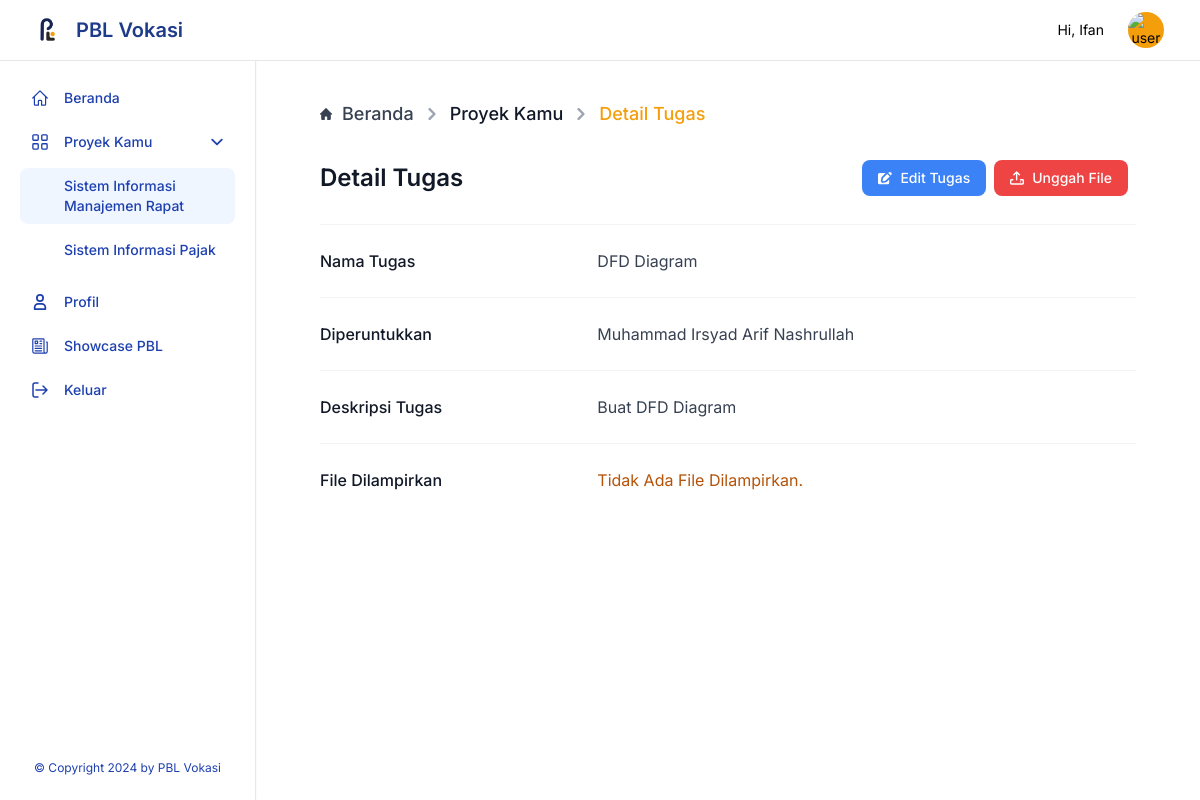
/user/details-progress.php?tid=7&id=43&bid=1 (signed in), run on an earlier commit of the app's database.
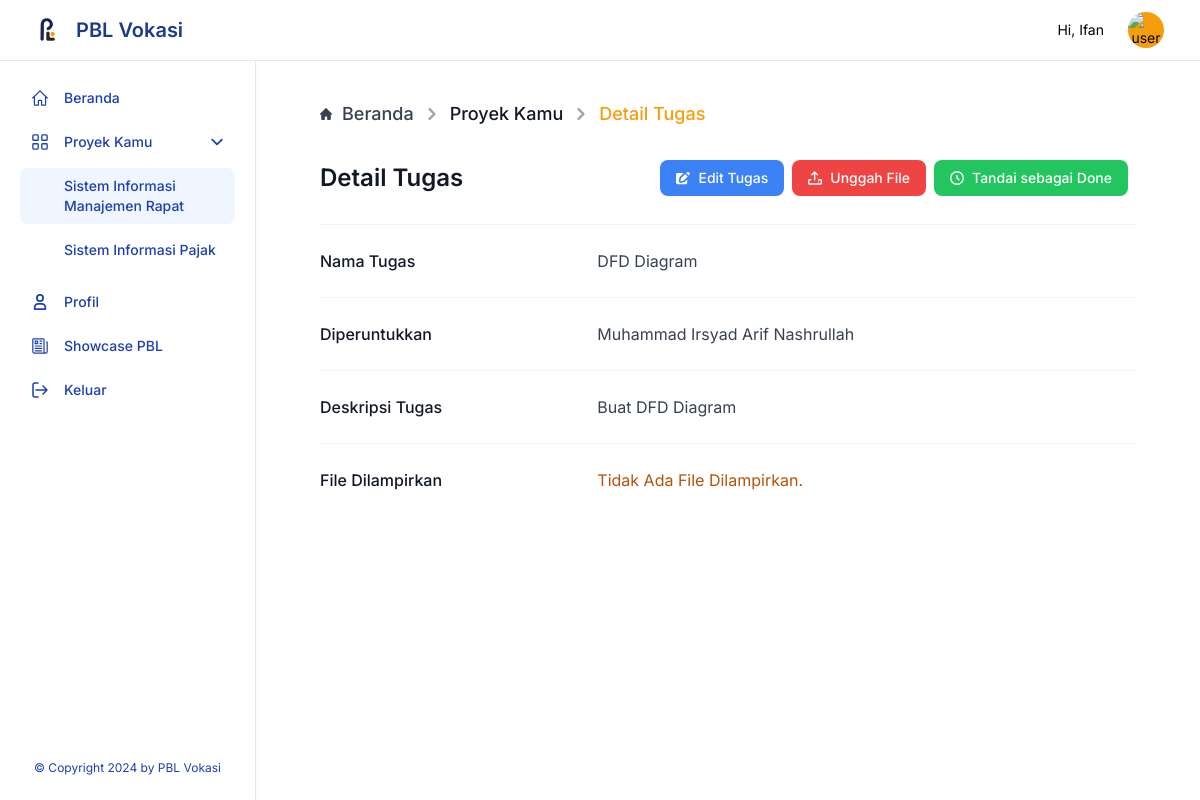
And on a later commit of the database.
### query/query.php (called while the page is built, shortened)
<?php
require 'connectdb.php';
function execThis($query)
{
  global $conn;
  $result = mysqli_query($conn, $query);
  $rows = [];
  while ($row = mysqli_fetch_assoc($result)) {
    $rows[] = $row;
  }
  return $rows;
}

### user/details-progress.php (the view, shortened to what the changed rows need)
<?php
require "../query/query.php";
$get_taskinfo = [];
$get_leader = [];
try {
  $get_taskinfo = execThis("SELECT task.id AS task_id, task_name, task_desc, task.bunch_id AS bid, category, user.nama_user, project_id, bunch_member.member_id FROM task INNER JOIN bunch_member ON task.member_id = bunch_member.id INNER JOIN user ON bunch_member.member_id = user.email INNER JOIN bunch ON bunch_member.bunch_id = bunch.bunch_id WHERE task.id =" . $_GET['tid'] . "");
  $get_leader = execThis("SELECT * FROM bunch WHERE leader_id ='" . $_SESSION['email'] . "' AND project_id = " . $_GET['id'] . "");
} catch (\Throwable $th) {
  echo $th;
  header("Location: ../content/not-found.php");
  exit;
}
?>
<!DOCTYPE html>
<html lang="en">
<head>
  <?php include("./includes/head.php") ?>
</head>
<body class="">
  <div class="p-4 sm:ml-64">
    <div class="rounded-lg mt-14 flex flex-col item-start">
      <div class="mx-auto w-full px-4 lg:px-12">
        <div>
          <div class="flex flex-wrap w-full justify-between">
            <div class="flex items-center flex-wrap lg:px-0 px-4">
              <?php if (!empty($get_leader)) : ?>
                <a href="./edit-progress.php?tid=<?= $_GET['tid'] ?>&id=<?= $_GET['id'] ?>&bid=<?= $_GET['bid'] ?>" type="button" class="text-white bg-blue-500 hover:bg-blue-600 focus:ring-4 focus:outline-none focus:ring-blue-300 font-medium rounded-lg text-sm px-4 py-2 text-center inline-flex items-center me-2 my-1">
                  Edit Tugas
                </a>
              <?php endif; ?>
              <?php if ($get_taskinfo[0]['member_id'] == $_SESSION['email'] || !empty($get_leader)) : ?>
                <button type="button" data-modal-toggle="member-upload-modal" data-modal-target="member-upload-modal" class="text-white bg-red-500 hover:bg-red-600 focus:ring-4 focus:outline-none focus:ring-red-300 font-medium rounded-lg text-sm px-4 py-2 text-center inline-flex items-center me-2 my-1">
                  Unggah File
                </button>
                <?php if ($get_taskinfo[0]['category'] == 'Doing') : ?>
                  <a href="./update-progress.php?tid=<?= $get_taskinfo[0]['task_id'] ?>&id=<?= $get_taskinfo[0]['project_id'] ?>&category=Done&bid=<?= $_GET['bid'] ?>" class="text-white bg-green-500 hover:bg-green-600 focus:ring-4 focus:outline-none focus:ring-green-300 font-medium rounded-lg text-sm px-4 py-2 text-center inline-flex items-center me-2 my-1">
                    <svg class="w-3.5 h-3.5 me-2" aria-hidden="true" xmlns="http://www.w3.org/2000/svg" fill="none" viewBox="0 0 20 20">
                      <path stroke="currentColor" stroke-linejoin="round" stroke-width="2" d="M10 6v4l3.276 3.276M19 10a9 9 0 1 1-18 0 9 9 0 0 1 18 0Z" />
                    </svg>
                    Tandai sebagai Done
                  </a>
                <?php endif; ?>
              <?php endif; ?>
            </div>
          </div>
        </div>
      </div>
    </div>
</body>
</html>

What changed in the data, as far as the page shows it:
changed task "DFD Diagram": category "Done" → "Doing" (drawn)
Also different on the page:
text now shown: "Tandai sebagai Done"
